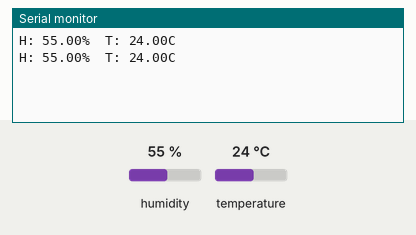
A sketch run on a simulated ESP8266 (NodeMCU). Shown: the last lines printed to the serial monitor. The inputs (shaded band) are chosen by the test bench; at power-on: humidity 55 %, temperature 24 °C.

Above: at 3.2 s.
3.3 s: humidity set to 22 %
At 4.8 s:
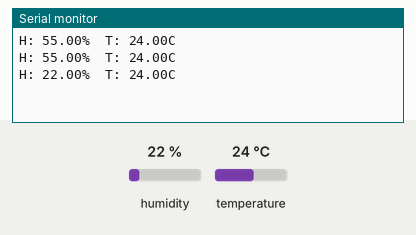
6.0 s: temperature set to 12 °C
At 6.8 s:
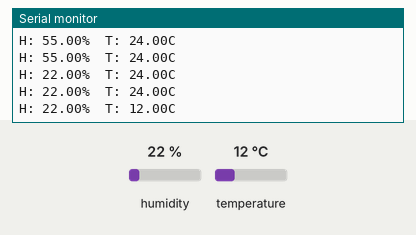
8.7 s: humidity set to 40 %
At 9.6 s:
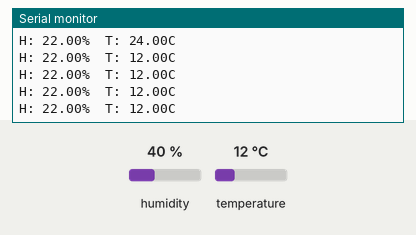
Timing chart, 0 to 11.7 s (numbered marks = the images above; inputs shaded):
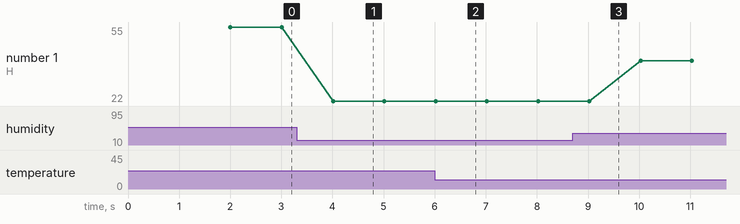

Measured:
- after the input at 3.3 s, the serial monitor: prints a new line after 0.71 s (image 1)
- after the input at 6.0 s, the serial monitor: prints a new line at once (image 2)
- plotted number 1: 55 → 22 after the input at 3.3 s, 22 → 40 after the input at 8.7 s

The sketch:

esp_to_arduino.ino
```cpp
#include "DHT.h"
#include <SimpleDHT.h>
#include <SoftwareSerial.h>
#define DHTPIN D4

// Uncomment whatever type you're using!
//#define DHTTYPE DHT11 // DHT 11
#define DHTTYPE DHT22 // DHT 22 (AM2302), AM2321
//#define DHTTYPE DHT21 // DHT 21 (AM2301)

SoftwareSerial espSerial(5, 6);
DHT dht(DHTPIN, DHTTYPE);
String str;

void setup(){
Serial.begin(115200);
espSerial.begin(115200);
dht.begin();
delay(2000);
}
void loop()
{
float h = dht.readHumidity();
// Read temperature as Celsius (the default)
float t = dht.readTemperature();
Serial.print("H: ");
Serial.print(h);
Serial.print("% ");
Serial.print(" T: ");
Serial.print(t);
Serial.println("C");
str =String("coming from arduino: ")+String("H= ")+String(h)+String("T= ")+String(t);
espSerial.println(str);
delay(1000);
}
```
